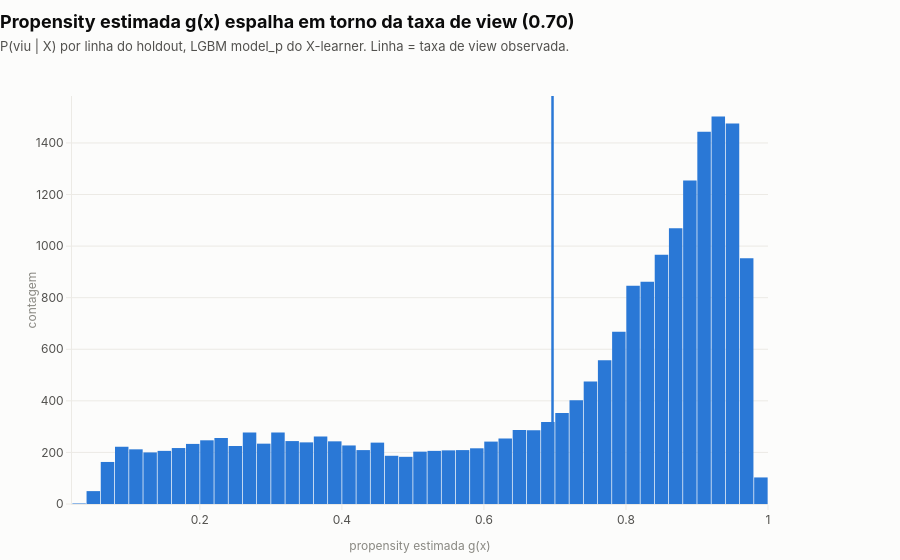

Notebook source saved alongside this figure:
### Code cell
# Linha de referência: a taxa de view observada (o que a propensity FIXA usava).
view_rate_geral = float(holdout_df[TREATMENT_COLUMN].mean())

viz.histogram(
    prop, x="propensity",
    title=f"Propensity estimada g(x) espalha em torno da taxa de view ({view_rate_geral:.2f})",
    subtitle="P(viu | X) por linha do holdout, LGBM model_p do X-learner. Linha = taxa de view observada.",
    xlabel="propensity estimada g(x)",
    markers=[(view_rate_geral, "taxa de view")],
)

### Figure 1 — Plotly figure (JSON) as saved in the notebook; plotly's stock layout.template omitted (floating-point values rounded to 4 significant figures; data arrays with more than 128 entries replaced by an {"elided": "..."} marker saying what was removed)
{"data": [{"hovertemplate": "%{x}<br>%{y:,}<extra></extra>", "marker": {"color": "#2a78d6"}, "type": "histogram", "x": {"elided": "20412 float values"}}], "layout": {"bargap": 0.05, "shapes": [{"line": {"color": "#2a78d6", "width": 2.5}, "type": "line", "x0": 0.6966, "x1": 0.6966, "xref": "x", "y0": 0, "y1": 1, "yref": "y domain"}], "showlegend": false, "title": {"text": "<b>Propensity estimada g(x) espalha em torno da taxa de view (0.70)</b><br><span style='font-size:13px;color:#52514e'>P(viu | X) por linha do holdout, LGBM model_p do X-learner. Linha = taxa de view observada.</span>"}, "xaxis": {"title": {"text": "propensity estimada g(x)"}}, "yaxis": {"title": {"text": "contagem"}}}}
